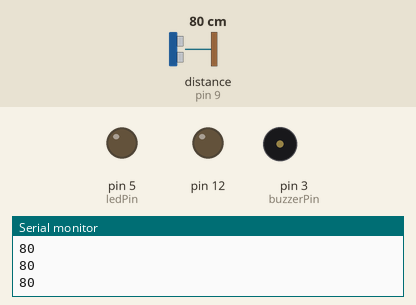
Simulated run of this sketch. Board: Arduino Uno, built with avr-gcc and run on an emulated ATmega328P. Shown: output pins drawn as LEDs (lit = HIGH), buzzer (waves = sounding), the last lines printed to the serial monitor. Dashed ring = blinking. The test bench sets the inputs (shaded band); at power-on: distance to the obstacle (sensor on pin 9) 80 cm. The echo pulse lasts 58.3 µs per cm.

Above: at 1.3 s.
1.4 s: distance to the obstacle (sensor on pin 9) set to 34 cm
2.9 s: distance to the obstacle (sensor on pin 9) set to 28 cm
At 3.3 s:
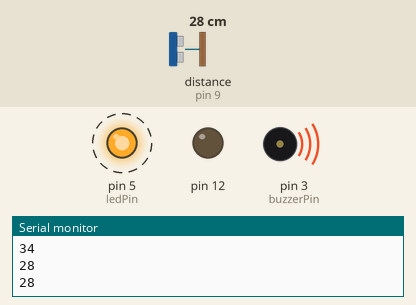
5.9 s: distance to the obstacle (sensor on pin 9) set to 35 cm
At 6.6 s:
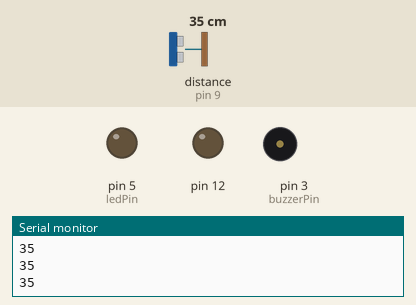
7.4 s: distance to the obstacle (sensor on pin 9) set to 2 cm
At 7.62 s:
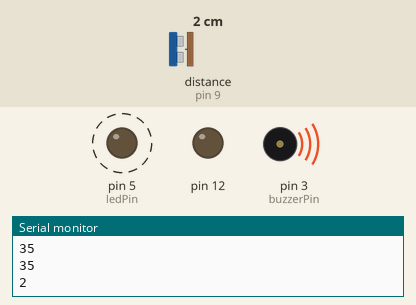
Timing chart, 0 to 11.4 s (numbered marks = the images above; inputs shaded):
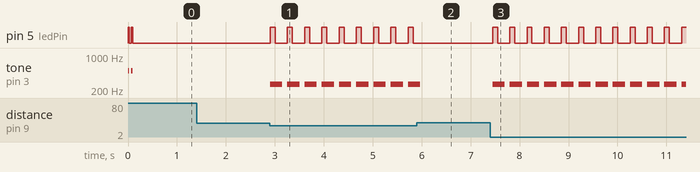

The sketch:

sketch_oct02a.ino
```cpp
/*  $   $  %   $   $$   $$$   $  $
 *  $   $  $$ $$  $  $  $  $  $ $
 *  $   $  $ $ $  $$$$  $$$   $$
 *   $$$   $   $  $  $  $  $  $  $
 */
#include "Ultrasonic.h"

int ledPin = 5;
int buzzerPin = 3;
int tempo = 150;
int distance = 30; // distance for save eyes
unsigned int dist_cm;

// sensor connected to:
// Trig - 7, Echo - 9
Ultrasonic ultrasonic(7 ,9);

void setup() {
  Serial.begin(9600);         // start the serial port
  pinMode(ledPin, OUTPUT);
  pinMode(12, OUTPUT);
  for(int i = 0; i<2; i++) {     // Loading Ubookmark
    digitalWrite(ledPin, HIGH);
    tone(buzzerPin, 500, 30);
    delay(30);
    digitalWrite(ledPin, LOW);
    delay(35);
  }
}

void loop() {
  dist_cm = ultrasonic.Ranging(CM);
  if(dist_cm == 206)
    dist_cm = ultrasonic.Ranging(CM);

  Serial.println(dist_cm); // get distance

  if (dist_cm <= distance){
    digitalWrite(ledPin, HIGH);
    tone(buzzerPin, 262, tempo);
    delay(100);
    digitalWrite(ledPin, LOW);
    tone(buzzerPin, 262, tempo);
    delay(100);
  }
  else{
    digitalWrite(ledPin, LOW);
  }

  delay(150);           // arbitary wait time.
}
```

Measured:
- the behaviour switches between 31 and 30 cm on distance to the obstacle (sensor on pin 9) (found by bisection; images 0 and 1)
- after the input at 2.9 s, pin 5 (ledPin): alternates HIGH for 0.10 s and LOW for 0.25 s, starting at once; tone on pin 3 (buzzerPin): alternates 262 Hz for 0.25 s and silent for 0.10 s, starting at once
- after the input at 5.9 s, pin 5 (ledPin): stops changing and stays LOW; tone on pin 3 (buzzerPin): goes on until 6.0 s, then stays silent
- after the input at 7.4 s, pin 5 (ledPin): alternates HIGH for 0.10 s and LOW for 0.25 s, starting after 0.05 s; tone on pin 3 (buzzerPin): alternates 262 Hz for 0.25 s and silent for 0.10 s, starting after 0.05 s
